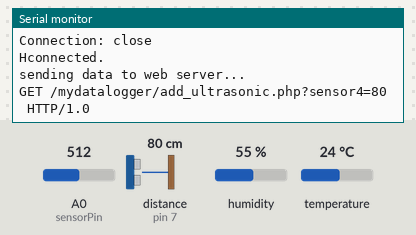
The sketch below on a simulated Arduino Uno, built with avr-gcc and run on an emulated ATmega328P. On the bench: the last lines printed to the serial monitor. Wiring (inferred from the names in the program): DHT11 sensor: data pin 2; ultrasonic range finder: trigger pin 6; echo pin 7. Inputs (shaded band) come from the test bench; at power-on: distance to the obstacle (sensor on pin 7) 80 cm, humidity 55 %, A0 (sensorPin) = 512, temperature 24 °C. The echo pulse lasts 58.3 µs per cm; WiFi joins after 1.5 s; servers stay silent unless stated; uploads are accepted with an empty reply.

Above: at 11.2 s.
11.3 s: distance to the obstacle (sensor on pin 7) set to 2 cm
At 12.1 s:
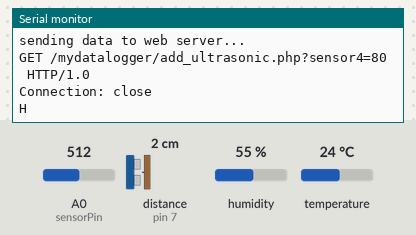
16.2 s: humidity set to 22 %
At 17.08 s:
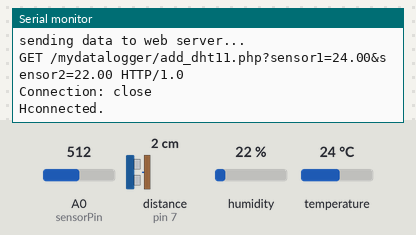
21.1 s: A0 (sensorPin) set to 716
At 25.3 s:
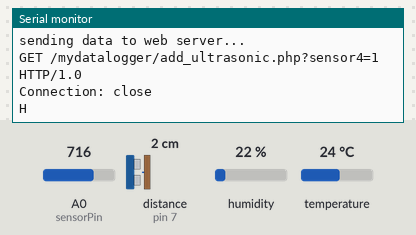
26.0 s: temperature set to 12 °C
At 29.68 s:
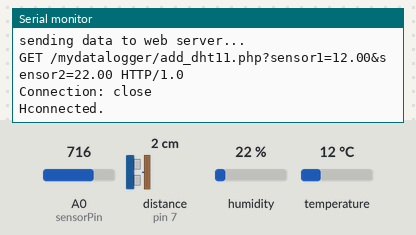
30.9 s: distance to the obstacle (sensor on pin 7) set to 4 cm
At 31.6 s:
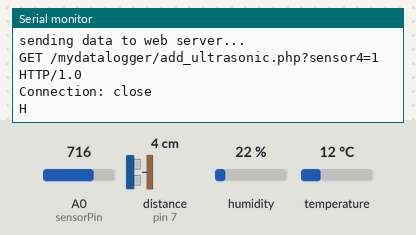
35.8 s: A0 (sensorPin) set to 992
At 37.4 s:
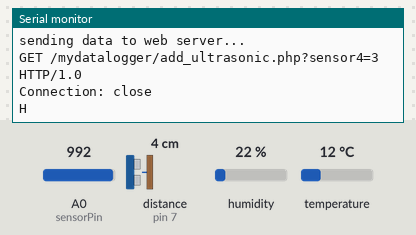
Timing chart, 0 to 38.9 s (numbered marks = the images above; inputs shaded):
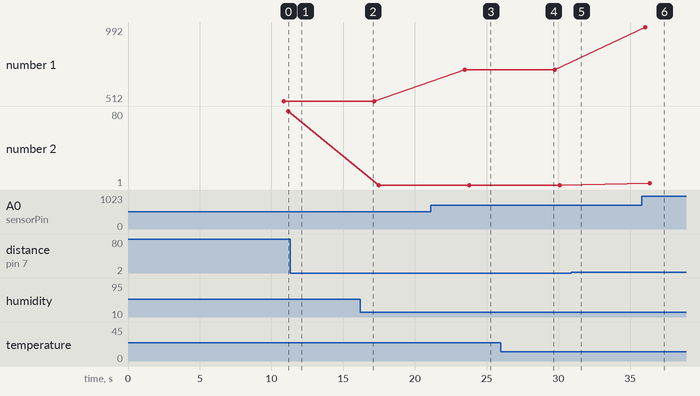

Measured:
- after the input at 16.2 s, the serial monitor: prints a new line after 0.63 s (image 2)
- after the input at 21.1 s, the serial monitor: prints a new line after 2.4 s (image 3)
- after the input at 26.0 s, the serial monitor: prints a new line after 3.4 s (image 4)
- after the input at 35.8 s, the serial monitor: prints a new line after 0.27 s (image 6)
- plotted number 1: 512 → 716 after the input at 21.1 s, 716 → 992 after the input at 35.8 s

The sketch:

DHT11-LDR-Ultrasonic.ino
```cpp
#include <Ethernet.h>
#include "DHT.h"

int dhtPin = 2;
const int sensorPin = A0;
DHT dht(dhtPin, DHT11);

int SensorValue = 0;

long duration, distance;
const int echoPin = 7;
const int trigPin = 6;


// Set to any mac address
byte mac[] = { 0xDE, 0xAD, 0xBE, 0xEF, 0xFE, 0xED };

IPAddress webServerIP(192,168,0,100);    // Put the IP address for your server

// Set the static IP address to use for Arduino client
IPAddress clientIP(192,168,0,101);

// Used for connecting to web server
EthernetClient client;

void setup() {
  Serial.begin(9600);
  dht.begin();
  Ethernet.begin(mac, clientIP);
  Serial.println("10 seconds delay...");
  pinMode(trigPin, OUTPUT);
  pinMode(echoPin, INPUT);

  // give the Ethernet shield some time to initialize:
  delay(10000);

}

void loop() {
 checkDHT();
 checkLDR();
 checkUltrasonic();

 delay(5000);
}

void checkDHT(){
    // You should replace these with actual sensor values:
    //float t = 1.22;
    //float h = 2.33;
    float t = dht.readTemperature();
    float h = dht.readHumidity();

    String sensorsData="sensor1="+String(t)+"&sensor2="+String(h);
    httpRequest("GET /mydatalogger/add_dht11.php?"+sensorsData+" HTTP/1.0");
}

void checkLDR(){
  SensorValue = analogRead(sensorPin);

  String sensorsData="sensor3="+String(SensorValue);
  httpRequest("GET /mydatalogger/add_ldr.php?"+sensorsData+" HTTP/1.0");
}

void checkUltrasonic(){
  digitalWrite(trigPin, LOW);
  delayMicroseconds(2);
  digitalWrite(trigPin, HIGH);
  delayMicroseconds(10);
  digitalWrite(trigPin, LOW);

  duration = pulseIn(echoPin, HIGH);
  distance = duration/57.8;

  String sensorsData="sensor4="+String(distance);
  httpRequest("GET /mydatalogger/add_ultrasonic.php?"+sensorsData+" HTTP/1.0");

  delay(50);
}

void httpRequest(String request)
{
/*---connect the "Arduino" as client to the web server---*/
   if (client.connect(webServerIP,80)) {  //connect the "Arduino" as client to the web server using socket
      Serial.println("connected.");
      Serial.println("sending data to web server...");
      Serial.println(request);
      Serial.println("Connection: close"); // telling the server that we are over transmitting the message
      Serial.println(); // empty line
/*----send sensors data to the web server using GET request---*/
      client.println(request);
      client.println("Connection: close"); // telling the server that we are over transmitting the message
      client.println();                    // empty line
/*----display the response message from the server------------*/
      httpResponse();
    }
    else {
/*---if Arduino can't connect to the server----------*/
      Serial.println("--> connection failed\n");
      while (true);                          // do nothing forevermore
    }
    if (client.connected()) {
      client.stop();                         // close communication socket
    }
}
/******************************************/
void httpResponse()
{
  // if there are incoming bytes available
  // from the server, read them and print them:
  if (client.available()) {
    char c = client.read();
    Serial.print(c);
  }

  if (!client.connected()) {
    Serial.println();
    Serial.println("disconnecting.");
    client.stop();    // closing connection to server
  }
}
```
